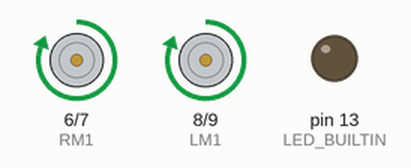
Simulated run of this sketch. Board: Arduino Uno, built with avr-gcc and run on an emulated ATmega328P. Shown: motor-driver pin pairs drawn as motors (green arrow = first pin HIGH = forward, orange = second pin HIGH = backward, longer = more drive, scaled by the enable pin), output pins drawn as LEDs (lit = HIGH).

Above: at 1.0 s.
At 5.27 s:
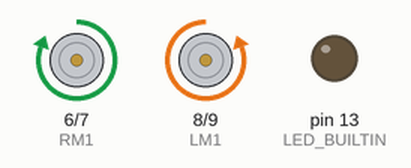
At 9.3 s:
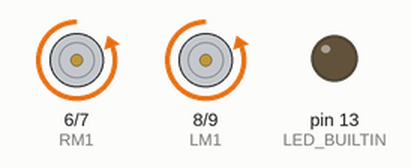
At 11.8 s:
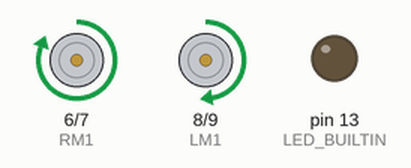
At 15.8 s:
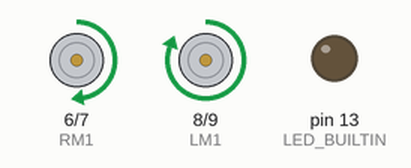
At 21.0 s:
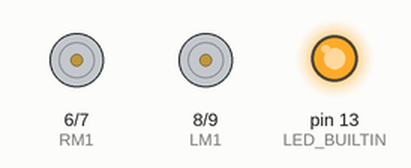
Timing chart, 0 to 22.6 s (numbered marks = the images above):
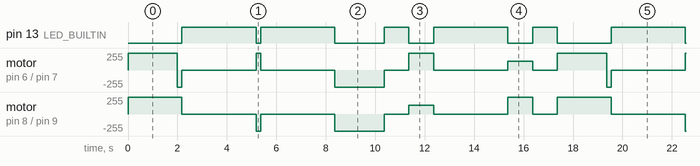

The sketch:

basic_motor_control.ino
```cpp
#define LM1 8
#define LM2 9
#define RM1 6
#define RM2 7

#define enR 3
#define enL 11
//Adjust pin numbers

int motorSpeedR = 0;
int motorSpeedL = 0;
// in percentage from 0 to 100
void setup() {
  pinMode(LED_BUILTIN, OUTPUT);
  pinMode(LM1, OUTPUT);
  pinMode(LM2, OUTPUT);
  pinMode(RM1, OUTPUT);
  pinMode(RM2, OUTPUT);
  pinMode(enR, OUTPUT);
  pinMode(enL, OUTPUT);
}

void loop() {
  // Providing motor speeds as percentages.
  forward();
  delay(2000);
  sharpRight();
  delay(180);
  stop();
  delay(3000);
  sharpLeft();
  delay(180);
  stop();
  delay(3000);
  backward();
  delay(2000);
  stop();
  delay(1000);
  turnRight();
  delay(1000);
  stop();
  delay(3000);
  turnLeft();
  delay(1000);
  stop();
  delay(1000);
}

void forward() {
  digitalWrite(LM1, HIGH);
  digitalWrite(LM2, LOW);
  digitalWrite(RM1, HIGH);
  digitalWrite(RM2, LOW);
  digitalWrite(LED_BUILTIN, LOW);

  // speedL = map(speedL, 0, 100, 0, 255);
  // speedR = map(speedR, 0, 100, 0, 255);
  analogWrite(enL, 255);
  analogWrite(enR, 255);
}
void backward() {
  digitalWrite(LM1, LOW);
  digitalWrite(LM2, HIGH);
  digitalWrite(RM1, LOW);
  digitalWrite(RM2, HIGH);
  digitalWrite(LED_BUILTIN, LOW);

  // speedL = map(speedL, 0, 100, 0, 255);
  // speedR = map(speedR, 0, 100, 0, 255);
  analogWrite(enL, 255);
  analogWrite(enR, 255);
}
void stop() {
  digitalWrite(LM1, LOW);
  digitalWrite(LM2, LOW);
  digitalWrite(RM1, LOW);
  digitalWrite(RM2, LOW);
  digitalWrite(LED_BUILTIN, HIGH);

  analogWrite(enL, 0);
  analogWrite(enR, 0);
}
void turnRight() {
  digitalWrite(LM1, HIGH);
  digitalWrite(LM2, LOW);
  digitalWrite(RM1, HIGH);
  digitalWrite(RM2, LOW);
  digitalWrite(LED_BUILTIN, LOW);

  analogWrite(enL, 255);
  analogWrite(enR, 128);
}
void turnLeft() {
  digitalWrite(LM1, HIGH);
  digitalWrite(LM2, LOW);
  digitalWrite(RM1, HIGH);
  digitalWrite(RM2, LOW);
  digitalWrite(LED_BUILTIN, LOW);

  analogWrite(enL, 128);
  analogWrite(enR, 255);
}
void sharpRight() {
  digitalWrite(LM1, HIGH);
  digitalWrite(LM2, LOW);
  digitalWrite(RM1, LOW);
  digitalWrite(RM2, HIGH); //RIGHT MOTOR POLARITY REVERSED
  digitalWrite(LED_BUILTIN, LOW);

  analogWrite(enL, 255);
  analogWrite(enR, 255);
}
void sharpLeft() {
  digitalWrite(LM1, LOW);
  digitalWrite(LM2, HIGH); //LEFT MOTOR POLARITY REVERSED
  digitalWrite(RM1, HIGH);
  digitalWrite(RM2, LOW);
  digitalWrite(LED_BUILTIN, LOW);

  analogWrite(enL, 255);
  analogWrite(enR, 255);
}
```

Measured:
- by itself, pin 13 (LED_BUILTIN): repeats every 17.4 s: LOW 0.18 s, HIGH 3.0 s, LOW 2.0 s, HIGH 1.0 s, LOW 1.0 s, HIGH 3.0 s, LOW 1.0 s, HIGH 1.0 s, LOW 2.2 s, HIGH 3.0 s
- by itself, motor on pin 8 (LM1) / pin 9 (LM2): repeats every 17.4 s: stopped 3.0 s, backward 255/255 0.18 s, stopped 3.0 s, backward 255/255 2.0 s, stopped 1.0 s, forward 128/255 1.0 s, stopped 3.0 s, forward 255/255 1.0 s, stopped 1.0 s, forward 255/255 2.2 s
